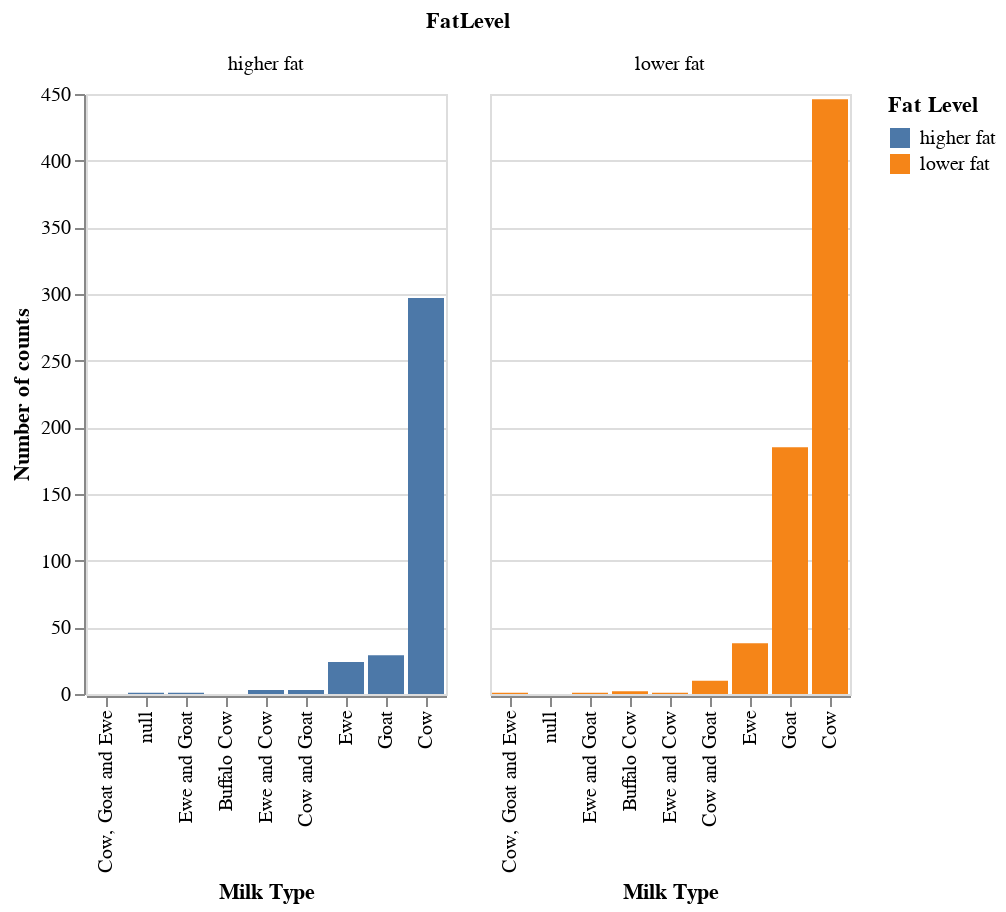

Notebook source saved alongside this figure:
### Markdown cell above
I want to visualize some of the categorical features and see what kind of distributions I am dealing with.

### Code cell
# Visualize MilkTypeEn column distribution 
MilkType_plot = alt.Chart(cheese_df).mark_bar().encode(
                    alt.X('MilkTypeEn', title="Milk Type", sort='y'),
                    alt.Y('count()', title='Number of counts', stack=None),
                    alt.Color('FatLevel', title='Fat Level')).properties(title="Milk Type Distribution"
                                                                        ).facet('FatLevel')

MilkType_plot

### Figure 1 — Vega-Lite specification as saved in the notebook (floating-point values rounded to 4 significant figures; data arrays with more than 128 entries replaced by an {"elided": "..."} marker saying what was removed)
{"config": {"view": {"continuousWidth": 400, "continuousHeight": 300}}, "data": {"name": "data-9e1ead429797596045ea8f1ed08573dc"}, "facet": {"field": "FatLevel", "type": "nominal"}, "spec": {"mark": "bar", "encoding": {"color": {"field": "FatLevel", "title": "Fat Level", "type": "nominal"}, "x": {"field": "MilkTypeEn", "sort": "y", "title": "Milk Type", "type": "nominal"}, "y": {"aggregate": "count", "stack": null, "title": "Number of counts", "type": "quantitative"}}, "title": "Milk Type Distribution"}, "$schema": "https://vega.github.io/schema/vega-lite/v4.17.0.json", "datasets": {"data-9e1ead429797596045ea8f1ed08573dc": {"elided": "1042 records"}}}
